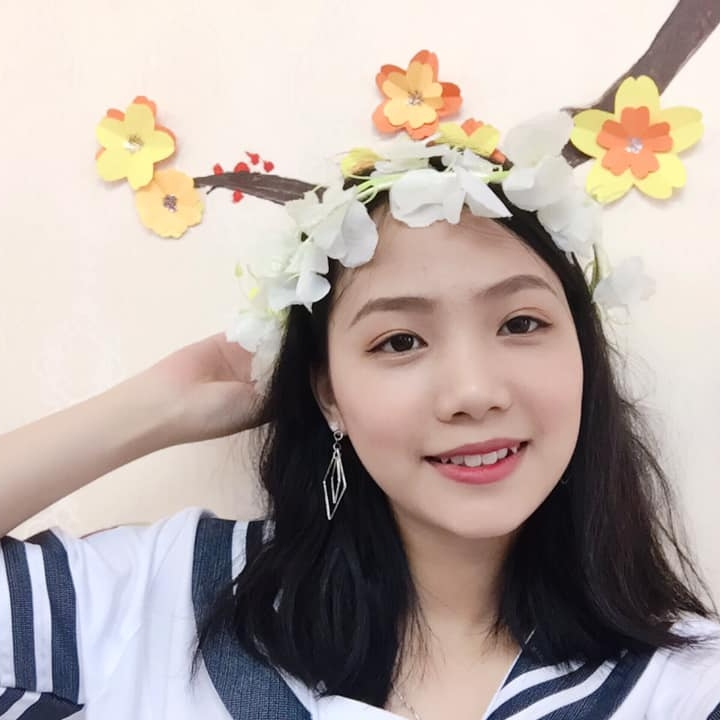
#> input picture misc/test/girl.png, 720 x 720 px
$ python KMeansClustering.py
#> lines starting #> are read from the running program, lines starting #| are printed output that depends on the picture
#/*==========================================================================================*\
#**                        _           _ _   _     _  _         _                            **
#**                       | |__  _   _/ | |_| |__ | || |  _ __ | |__                         **
#**                       | '_ \| | | | | __| '_ \| || |_| '_ \| '_ \                        **
#**                       | |_) | |_| | | |_| | | |__   _| | | | | | |                       **
#**                       |_.__/ \__,_|_|\__|_| |_|  |_| |_| |_|_| |_|                       **
#\*==========================================================================================*/

import numpy as np
import matplotlib.pyplot as plt
import matplotlib.image as mpimg
from sklearn.cluster import KMeans

# Initialization
img = mpimg.imread("girl.png");
#> img is the input picture: shape (720, 720, 4) float32; mean R, G, B, A 0.711, 0.661, 0.641, 1
X = img.reshape((img.shape[0] * img.shape[1], img.shape[2]));
Y = X;

# Test image
def debugInput():
    plt.imshow(img);
    imgplot = plt.imshow(img);
    plt.axis('on');
    plt.show();
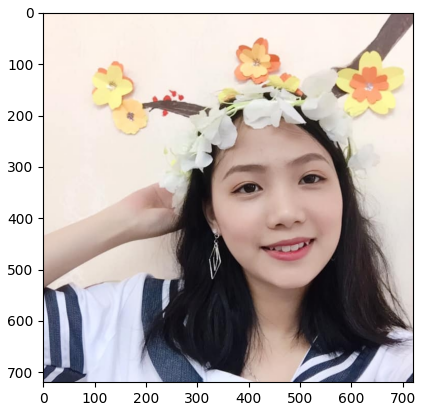
#> figure drawn by matplotlib, 1 panel

# KMC and replace pixels with corresponding centers.
def KMeansClustering(nClusters):
    print("KMC with %d clusters" % nClusters);
    kmeans = KMeans(n_clusters = nClusters).fit(X);
    labels = kmeans.predict(X);
    clcent = kmeans.cluster_centers_;
    Y = np.zeros_like(X)
    for i in range(img.shape[0] * img.shape[1]): Y[i] = clcent[labels[i]];

    print("Done fitting.");
    img5 = Y.reshape((img.shape[0], img.shape[1], img.shape[2]));
    plt.imshow(img5);
    plt.axis('on');
    plt.show();
    print("Done.");

# Mains
debugInput();
for u in [4]: KMeansClustering(u);
#> this loop made 1 pass
#> pass 1, in KMeansClustering, `plt.show();`:
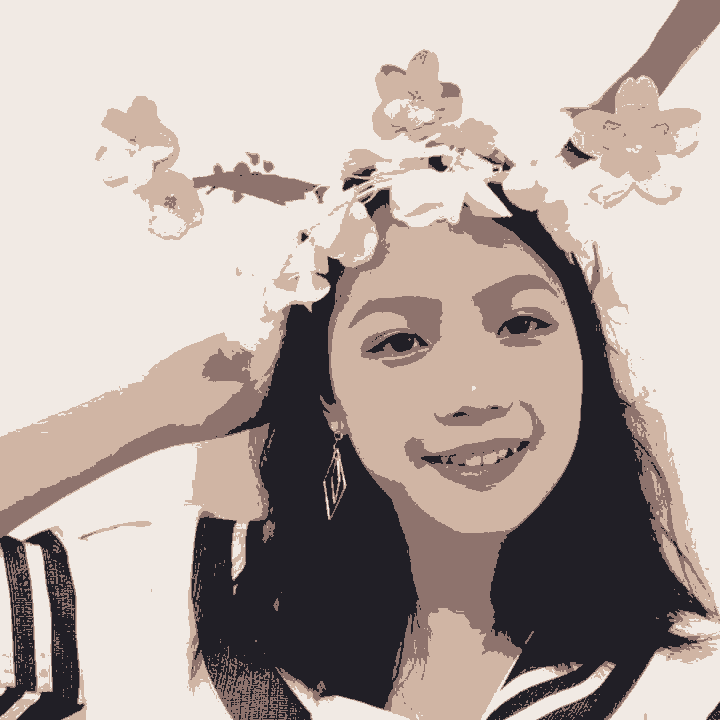
#> shown: shape (720, 720, 4) float32; mean R, G, B, A 0.71, 0.664, 0.642, 1
